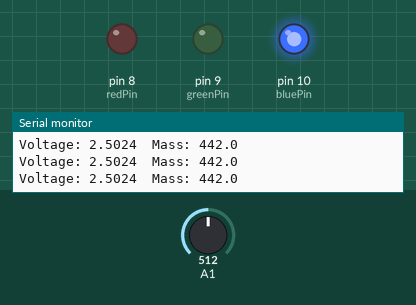
Bench run of a sketch on a simulated Arduino Uno, built with avr-gcc and run on an emulated ATmega328P. Shown: output pins drawn as LEDs (lit = HIGH), the last lines printed to the serial monitor. Inputs (shaded band) come from the test bench; at power-on: A1 = 512.

Above: at 1.3 s.
1.4 s: A1 set to 458
2.9 s: A1 set to 426
At 3.9 s:
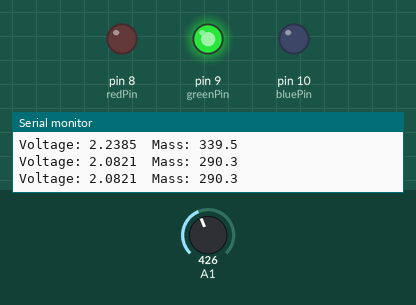
4.5 s: A1 set to 360
6.0 s: A1 set to 332
At 6.5 s:
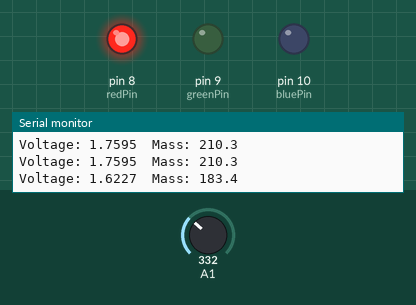
7.5 s: A1 set to 257
9.0 s: A1 set to 230
At 10.3 s:
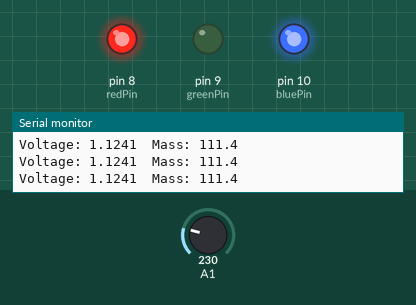
Timing chart, 0 to 11.5 s (numbered marks = the images above; inputs shaded):
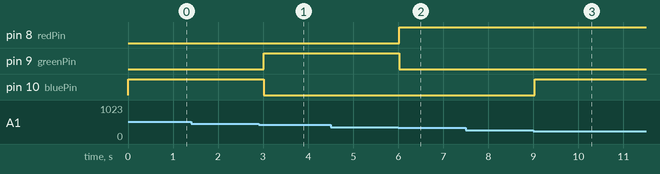

The sketch:

fsr__mass_sensor.ino
```cpp
const int redPin = 8;//Sets digital pin as Red LED's control
const int bluePin = 10; //Sets digital pin as Blue LED's control
const int greenPin = 9;//Sets digital pin as Green LED's control

int condVal; //this sets an integer called condVal which is used in later calculations in the code below
int val;
double dif;
int count=0;
double total = 0;


void setup() {
  Serial.begin(9600); //establishes a connection to the Arduino at a baud rate of 9600


  pinMode(redPin, OUTPUT);
  pinMode(bluePin, OUTPUT);
  pinMode(greenPin, OUTPUT);

}

void loop()
{ //everything between these curly braces will Loop

      condVal = analogRead(A1);
      //val = analogRead(A2);
       //this sets the integer condVal equal to the value read from analog @ on the Arduino
      double voltage = condVal*(5.0/1023.00000);


      //calculation of relative conductivity, essentially this is a measure of the voltage drop
      //across the mass sensor, the conductivity increases, the voltage drop across the divider increases
      //probe also increases
     total += voltage;
     count++;
     double Vavg = total/(double)count;

    double mass = 36.2*pow(2.718,voltage);

      // Setting restrictions for LED

    if(mass < 120 && mass > 20){
      digitalWrite(redPin, HIGH);
      digitalWrite(bluePin, HIGH);
      digitalWrite(greenPin, LOW);
    }
    if(mass < 200 && mass >120){
      digitalWrite(redPin, HIGH);
      digitalWrite(bluePin, LOW);
      digitalWrite(greenPin, LOW);
    }
    if (mass < 310 && mass > 200){
      digitalWrite(redPin, LOW);
      digitalWrite(bluePin, LOW);
      digitalWrite(greenPin, HIGH);

    }
    if (mass >= 310){
      digitalWrite(redPin, LOW);
      digitalWrite(bluePin, HIGH);
      digitalWrite(greenPin, LOW);

    }
      Serial.print("Voltage: ");
     //Serial.print(voltage,4);
     //.print("\t");

     Serial.print(voltage,4);
    //  Serial.print("\tResistance: ");
    //  Serial.print(rx);
     Serial.print("\t");

    Serial.print("Mass: ");

    Serial.print(mass,1);
    Serial.print("\n");

  delay(500); //delay before looping, numerical values are in milliseconds
}
```

Measured:
- the behaviour switches between 440 and 439 on A1 (found by bisection; images 0 and 1)
- the behaviour switches between 350 and 349 on A1 (found by bisection; images 1 and 2)
- the behaviour switches between 246 and 245 on A1 (found by bisection; images 2 and 3)
- after the input at 2.9 s, pin 9 (greenPin): LOW → HIGH after 0.11 s; pin 10 (bluePin): HIGH → LOW after 0.11 s
- after the input at 6.0 s, pin 8 (redPin): LOW → HIGH at once; pin 9 (greenPin): HIGH → LOW at once
- after the input at 9.0 s, pin 10 (bluePin): LOW → HIGH at once
